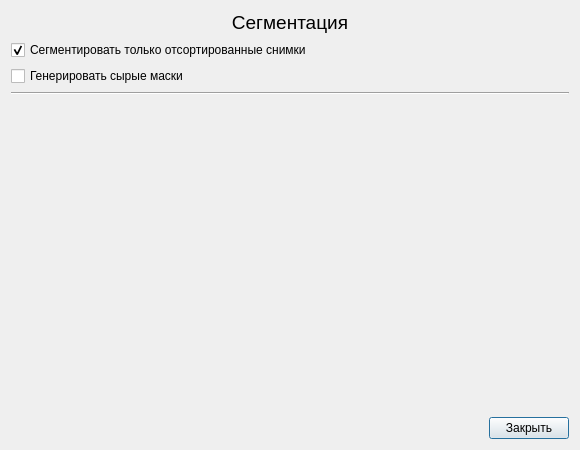
<?xml version="1.0" encoding="UTF-8"?>
<ui version="4.0">
 <class>DialogOptions</class>
 <widget class="QDialog" name="DialogOptions">
  <property name="geometry">
   <rect>
    <x>0</x>
    <y>0</y>
    <width>580</width>
    <height>450</height>
   </rect>
  </property>
  <property name="sizePolicy">
   <sizepolicy hsizetype="Fixed" vsizetype="Fixed">
    <horstretch>0</horstretch>
    <verstretch>0</verstretch>
   </sizepolicy>
  </property>
  <property name="windowTitle">
   <string>Dialog</string>
  </property>
  <property name="modal">
   <bool>false</bool>
  </property>
  <layout class="QVBoxLayout" name="verticalLayout">
   <item>
    <widget class="QLabel" name="label_seg">
     <property name="font">
      <font>
       <pointsize>14</pointsize>
      </font>
     </property>
     <property name="text">
      <string>Сегментация</string>
     </property>
     <property name="alignment">
      <set>Qt::AlignCenter</set>
     </property>
    </widget>
   </item>
   <item>
    <widget class="QCheckBox" name="cb_segSorted">
     <property name="text">
      <string>Сегментировать только отсортированные снимки</string>
     </property>
     <property name="checked">
      <bool>true</bool>
     </property>
    </widget>
   </item>
   <item>
    <widget class="QCheckBox" name="cb_rawMasks">
     <property name="text">
      <string>Генерировать сырые маски</string>
     </property>
    </widget>
   </item>
   <item>
    <widget class="Line" name="line">
     <property name="orientation">
      <enum>Qt::Horizontal</enum>
     </property>
    </widget>
   </item>
   <item>
    <spacer name="verticalSpacer">
     <property name="orientation">
      <enum>Qt::Vertical</enum>
     </property>
     <property name="sizeHint" stdset="0">
      <size>
       <width>20</width>
       <height>40</height>
      </size>
     </property>
    </spacer>
   </item>
   <item>
    <layout class="QHBoxLayout" name="horizontalLayout">
     <item>
      <spacer name="horizontalSpacer">
       <property name="orientation">
        <enum>Qt::Horizontal</enum>
       </property>
       <property name="sizeHint" stdset="0">
        <size>
         <width>40</width>
         <height>20</height>
        </size>
       </property>
      </spacer>
     </item>
     <item>
      <widget class="QPushButton" name="btn_clsOpt">
       <property name="text">
        <string>Закрыть</string>
       </property>
      </widget>
     </item>
    </layout>
   </item>
  </layout>
 </widget>
 <resources/>
 <connections/>
</ui>
